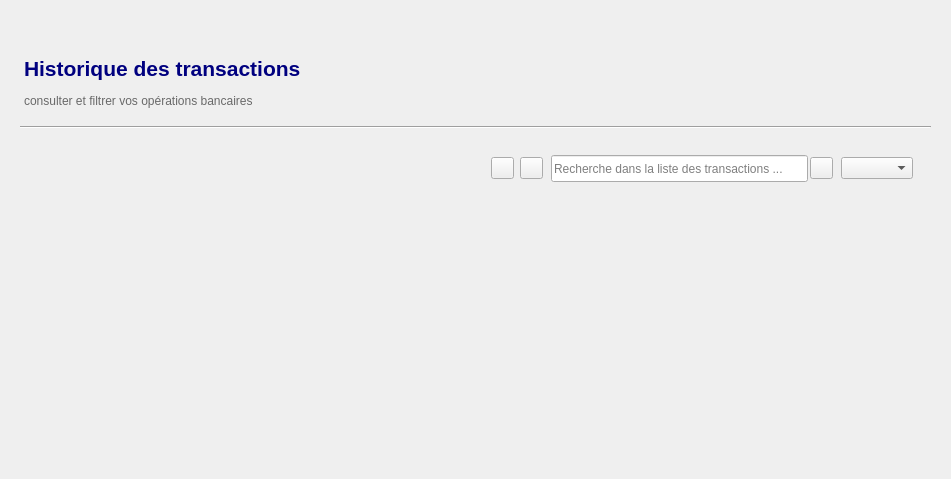
         <widget class="QWidget" name="page_historique">
          <layout class="QVBoxLayout" name="verticalLayout_19">
           <property name="topMargin">
            <number>40</number>
           </property>
           <item alignment="Qt::AlignmentFlag::AlignHCenter|Qt::AlignmentFlag::AlignTop">
            <widget class="QWidget" name="carte_liste_historique_transaction" native="true">
             <property name="minimumSize">
              <size>
               <width>921</width>
               <height>400</height>
              </size>
             </property>
             <layout class="QVBoxLayout" name="verticalLayout_21">
              <item>
               <widget class="QWidget" name="widget_3" native="true">
                <property name="sizePolicy">
                 <sizepolicy hsizetype="Fixed" vsizetype="Fixed">
                  <horstretch>0</horstretch>
                  <verstretch>0</verstretch>
                 </sizepolicy>
                </property>
                <property name="minimumSize">
                 <size>
                  <width>911</width>
                  <height>71</height>
                 </size>
                </property>
                <layout class="QHBoxLayout" name="horizontalLayout_24">
                 <property name="spacing">
                  <number>2</number>
                 </property>
                 <property name="leftMargin">
                  <number>2</number>
                 </property>
                 <property name="topMargin">
                  <number>2</number>
                 </property>
                 <property name="rightMargin">
                  <number>2</number>
                 </property>
                 <property name="bottomMargin">
                  <number>2</number>
                 </property>
                 <item>
                  <widget class="QWidget" name="widget_20" native="true">
                   <layout class="QVBoxLayout" name="verticalLayout_20">
                    <property name="spacing">
                     <number>2</number>
                    </property>
                    <property name="leftMargin">
                     <number>2</number>
                    </property>
                    <property name="topMargin">
                     <number>2</number>
                    </property>
                    <property name="rightMargin">
                     <number>2</number>
                    </property>
                    <property name="bottomMargin">
                     <number>2</number>
                    </property>
                    <item>
                     <widget class="QLabel" name="label_titre_compte_courant_3">
                      <property name="text">
                       <string>&lt;html&gt;&lt;head/&gt;&lt;body&gt;&lt;p&gt;&lt;span style=&quot; font-size:16pt; font-weight:700; color:#00007f;&quot;&gt;Historique des transactions &lt;/span&gt;&lt;/p&gt;&lt;/body&gt;&lt;/html&gt;</string>
                      </property>
                     </widget>
                    </item>
                    <item>
                     <widget class="QLabel" name="label_7">
                      <property name="text">
                       <string>&lt;html&gt;&lt;head/&gt;&lt;body&gt;&lt;p&gt;&lt;span style=&quot; color:#696969;&quot;&gt;consulter et filtrer vos opérations bancaires &lt;/span&gt;&lt;/p&gt;&lt;/body&gt;&lt;/html&gt;</string>
                      </property>
                     </widget>
                    </item>
                   </layout>
                  </widget>
                 </item>
                </layout>
               </widget>
              </item>
              <item>
               <widget class="Line" name="line_2">
                <property name="orientation">
                 <enum>Qt::Orientation::Horizontal</enum>
                </property>
               </widget>
              </item>
              <item>
               <widget class="QWidget" name="widget_21" native="true">
                <property name="sizePolicy">
                 <sizepolicy hsizetype="MinimumExpanding" vsizetype="Fixed">
                  <horstretch>0</horstretch>
                  <verstretch>0</verstretch>
                 </sizepolicy>
                </property>
                <property name="minimumSize">
                 <size>
                  <width>901</width>
                  <height>51</height>
                 </size>
                </property>
                <layout class="QHBoxLayout" name="horizontalLayout_23">
                 <item alignment="Qt::AlignmentFlag::AlignRight">
                  <widget class="QWidget" name="widget_22" native="true">
                   <layout class="QHBoxLayout" name="horizontalLayout_22">
                    <item>
                     <widget class="QToolButton" name="btn_modifier_la_transaction">
                      <property name="cursor">
                       <cursorShape>PointingHandCursor</cursorShape>
                      </property>
                      <property name="text">
                       <string/>
                      </property>
                      <property name="icon">
                       <iconset resource="icons.qrc">
                        <normaloff>:/icon_gris/edit-3.svg</normaloff>:/icon_gris/edit-3.svg</iconset>
                      </property>
                      <property name="iconSize">
                       <size>
                        <width>15</width>
                        <height>15</height>
                       </size>
                      </property>
                     </widget>
                    </item>
                    <item>
                     <widget class="QToolButton" name="btn_supprimer_transaction">
                      <property name="cursor">
                       <cursorShape>PointingHandCursor</cursorShape>
                      </property>
                      <property name="text">
                       <string/>
                      </property>
                      <property name="icon">
                       <iconset resource="icons.qrc">
                        <normaloff>:/icon_rouge/trash-2.svg</normaloff>:/icon_rouge/trash-2.svg</iconset>
                      </property>
                      <property name="iconSize">
                       <size>
                        <width>15</width>
                        <height>15</height>
                       </size>
                      </property>
                     </widget>
                    </item>
                    <item>
                     <widget class="QWidget" name="BarreRecherche" native="true">
                      <layout class="QHBoxLayout" name="horizontalLayout_21">
                       <property name="spacing">
                        <number>2</number>
                       </property>
                       <property name="leftMargin">
                        <number>2</number>
                       </property>
                       <property name="topMargin">
                        <number>2</number>
                       </property>
                       <property name="rightMargin">
                        <number>2</number>
                       </property>
                       <property name="bottomMargin">
                        <number>2</number>
                       </property>
                       <item>
                        <widget class="QLineEdit" name="ZoneRecherche">
                         <property name="minimumSize">
                          <size>
                           <width>257</width>
                           <height>27</height>
                          </size>
                         </property>
                         <property name="placeholderText">
                          <string>Recherche dans la liste des transactions ...</string>
                         </property>
                        </widget>
                       </item>
                       <item>
                        <widget class="QToolButton" name="indicat_recherche">
                         <property name="cursor">
                          <cursorShape>PointingHandCursor</cursorShape>
                         </property>
                         <property name="text">
                          <string/>
                         </property>
                         <property name="icon">
                          <iconset resource="icons.qrc">
                           <normaloff>:/icon_gris/search.svg</normaloff>:/icon_gris/search.svg</iconset>
                         </property>
                         <property name="iconSize">
                          <size>
                           <width>15</width>
                           <height>15</height>
                          </size>
                         </property>
                        </widget>
                       </item>
                      </layout>
                     </widget>
                    </item>
                    <item>
                     <widget class="QComboBox" name="cbo_filtre_transactions"/>
                    </item>
                   </layout>
                  </widget>
                 </item>
                </layout>
               </widget>
              </item>
              <item>
               <widget class="QWidget" name="zone_liste_des_transaction" native="true">
                <property name="sizePolicy">
                 <sizepolicy hsizetype="MinimumExpanding" vsizetype="MinimumExpanding">
                  <horstretch>0</horstretch>
                  <verstretch>0</verstretch>
                 </sizepolicy>
                </property>
                <property name="minimumSize">
                 <size>
                  <width>911</width>
                  <height>251</height>
                 </size>
                </property>
               </widget>
              </item>
             </layout>
            </widget>
           </item>
          </layout>
         </widget>
